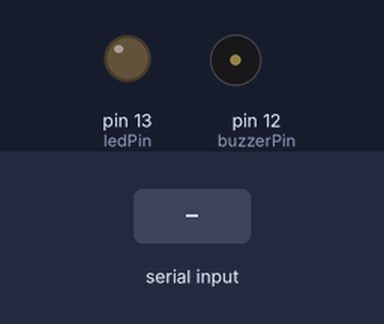
Recording of a sketch running on a simulated Arduino Uno, built with avr-gcc and run on an emulated ATmega328P. On the bench: output pins drawn as LEDs (lit = HIGH), buzzer (waves = sounding, pin HIGH). The test bench sets the inputs (shaded band).

Above: at 1.2 s.
1.3 s: "1" received over Serial
At 2.2 s:
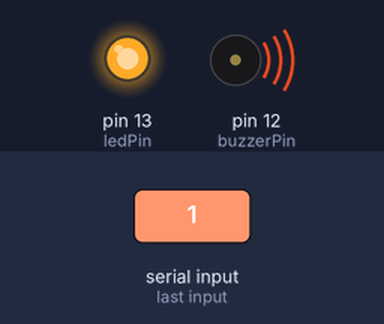
2.8 s: "0" received over Serial
At 3.4 s:
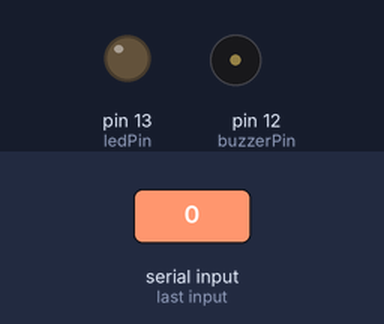
Timing chart, 0 to 5.8 s (numbered marks = the images above; inputs shaded):
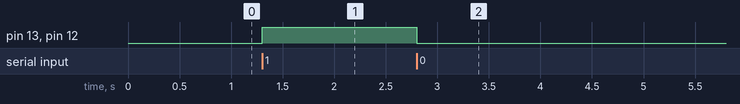

The sketch:

LED_control.ino
```cpp
// I defined which Arduino pins were connected to the LED and the buzzer.
const int ledPin = 13;
const int buzzerPin = 12; // Just a guess btw
char inputChar;  // This variable stored the incoming character received from MATLAB.


void setup() {
  // I configured the LED and buzzer pins as OUTPUT so I could control their voltage levels.
  pinMode(ledPin, OUTPUT);
  pinMode(buzzerPin, OUTPUT);

  // I started serial communication at 9600 baud, which matched the settings in MATLAB.
  Serial.begin(9600);
}

void loop() {
 // I continuously checked whether any data was available from MATLAB on the serial port.
  if (Serial.available() > 0) {
    // I read the incoming character from the serial buffer.
    inputChar = Serial.read();

    // If I received '1', I turned on both the LED and the buzzer by setting their pins HIGH.
    if (inputChar == '1') {
      digitalWrite(ledPin, HIGH);
      digitalWrite(buzzerPin, HIGH);
    }
    // If I received '0', I turned off the LED and the buzzer by setting their pins LOW.
    else if (inputChar == '0') {
      digitalWrite(ledPin, LOW);
      digitalWrite(buzzerPin, LOW);
    }
  }
}
```

Measured:
- after the input at 1.3 s, pin 13 (ledPin), pin 12 (buzzerPin): LOW → HIGH at once
- after the input at 2.8 s, pin 13 (ledPin), pin 12 (buzzerPin): HIGH → LOW at once
